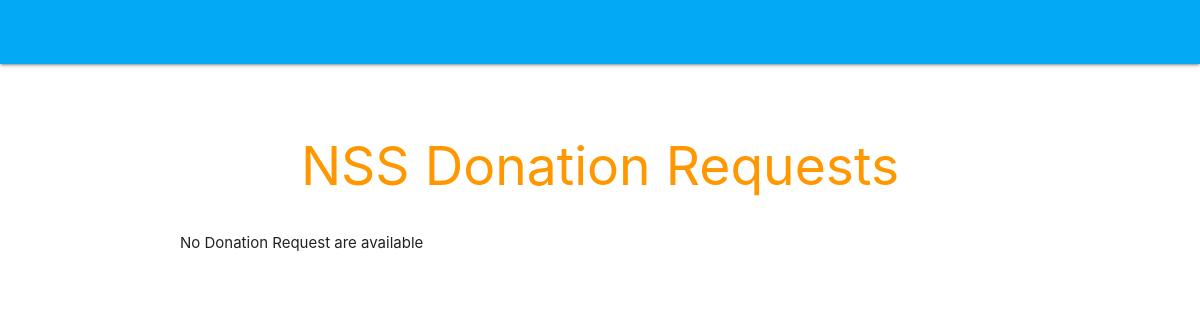
The page /list/ (signed in) on the database as committed earlier.
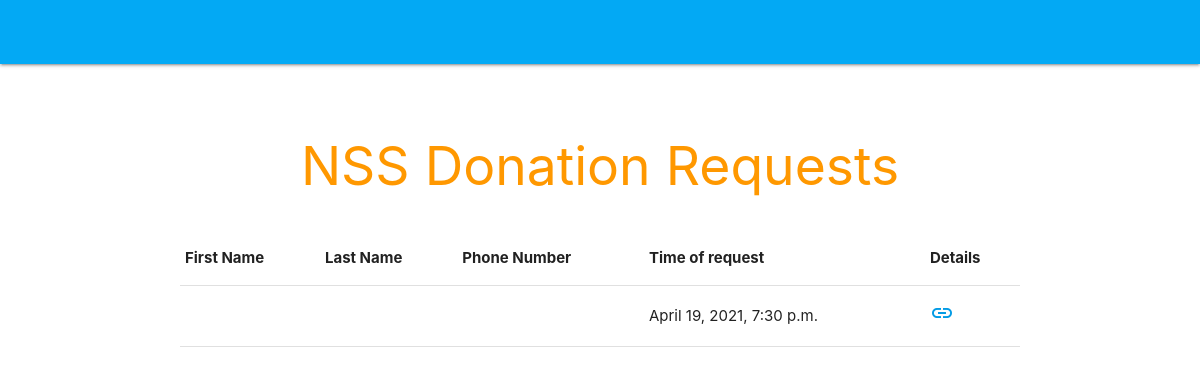
The same page on the database as committed later.
### NSS_site/models.py (models this page shows, shortened)
class DonationRequest(models.Model):
    id_no = models.AutoField(primary_key=True)
    first_name = models.CharField(max_length=50)
    last_name = models.CharField(max_length=50)
    address = models.CharField(max_length=500)
    phone_regex = RegexValidator(regex=r'^\+?1?\d{9,15}$', message="Phone number must be entered in the format: '+999999999'. Up to 15 digits allowed.")
    phone_number = models.CharField(validators=[phone_regex], max_length=17, blank=True) # validators should be a list
    items = models.CharField(max_length=500)
    time_of_request = models.DateTimeField(default=now)

### NSS_site/views.py (the view)
# urls.py: path('list/', views.list, name='list'),
@staff_member_required
def list(request):
    donation_request_list = DonationRequest.objects.order_by('-time_of_request')
    context = {'donation_request_list': donation_request_list }
    return render(request, 'list.html', context)

### templates/list.html (shortened to what this page needs)
<!DOCTYPE html>
<html lang="en">
<head>
    <link rel="stylesheet" href="https://cdnjs.cloudflare.com/ajax/libs/materialize/1.0.0/css/materialize.min.css">
</head>
<body>
    <nav class="light-blue" role="navigation">
        <div class="nav-wrapper container">
        </div>
    </nav>
    <div class="section no-pad-bot" id="index-banner">
        <div class="container">
            <br>
            <h2 class="header center orange-text">NSS Donation Requests</h2>
        </div>
    </div>
    {% if donation_request_list %}
    <div class="section">
        <div class="container">
            <table>
                <thead>
                    <tr>
                        <th>First Name</th>
                        <th>Last Name</th>
                        <th>Phone Number</th>
                        <th>Time of request</th>
                        <th>Details</th>
                    </tr>
                </thead>
                <tbody>
                    {% for request in donation_request_list %}
                    <tr>
                        <td>{{ request.first_name }}</td>
                        <td>{{ request.last_name }}</td>
                        <td>{{ request.phone_number }}</td>
                        <td>{{ request.time_of_request }}</td>
                        <td><a href="/details/{{ request.id_no }}/"><i class="material-icons">insert_link</i></a></td>
                    </tr>
                    {% endfor %}
            </tbody>
            </table>
        </div>
    </div>
    {% else %}
    <div class="section">
        <div class="container">
            <div class="row">
                No Donation Request are available
            </div>
        </div>
    </div>
    {% endif %}
    {% load static %}
</body>
</html>

Rows that differ between the two databases and show on the page:
added DonationRequest: time_of_request "April 19, 2021, 7:30 p.m."
Other text that changed with them:
text no longer shown: "No Donation Request are available"
text now shown: "First Name Last Name Phone Number Time of request Details"
